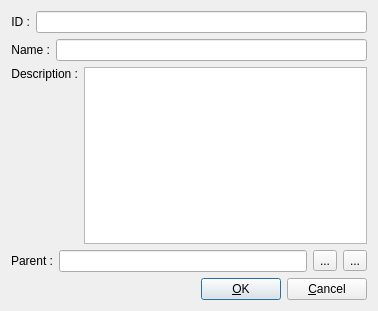
<?xml version="1.0" encoding="UTF-8"?>
<ui version="4.0">
 <class>kks_state_form</class>
 <widget class="QDialog" name="kks_state_form">
  <property name="geometry">
   <rect>
    <x>0</x>
    <y>0</y>
    <width>378</width>
    <height>311</height>
   </rect>
  </property>
  <property name="windowTitle">
   <string>State</string>
  </property>
  <layout class="QGridLayout" name="gridLayout">
   <item row="0" column="0">
    <layout class="QHBoxLayout" name="hIdLay">
     <item>
      <widget class="QLabel" name="lID">
       <property name="text">
        <string>&lt;html&gt;&lt;head/&gt;&lt;body&gt;&lt;p&gt;ID :&lt;/p&gt;&lt;/body&gt;&lt;/html&gt;</string>
       </property>
       <property name="alignment">
        <set>Qt::AlignRight|Qt::AlignTrailing|Qt::AlignVCenter</set>
       </property>
      </widget>
     </item>
     <item>
      <widget class="QLineEdit" name="lEID">
       <property name="readOnly">
        <bool>true</bool>
       </property>
      </widget>
     </item>
    </layout>
   </item>
   <item row="1" column="0">
    <layout class="QHBoxLayout" name="hNameLay">
     <item>
      <widget class="QLabel" name="lName">
       <property name="text">
        <string>&lt;html&gt;&lt;head/&gt;&lt;body&gt;&lt;p&gt;Name :&lt;/p&gt;&lt;/body&gt;&lt;/html&gt;</string>
       </property>
       <property name="alignment">
        <set>Qt::AlignRight|Qt::AlignTrailing|Qt::AlignVCenter</set>
       </property>
      </widget>
     </item>
     <item>
      <widget class="QLineEdit" name="lEName"/>
     </item>
    </layout>
   </item>
   <item row="2" column="0">
    <layout class="QHBoxLayout" name="hDescLay">
     <item>
      <widget class="QLabel" name="lDescription">
       <property name="text">
        <string>&lt;html&gt;&lt;head/&gt;&lt;body&gt;&lt;p&gt;Description :&lt;/p&gt;&lt;/body&gt;&lt;/html&gt;</string>
       </property>
       <property name="alignment">
        <set>Qt::AlignRight|Qt::AlignTop|Qt::AlignTrailing</set>
       </property>
      </widget>
     </item>
     <item>
      <widget class="QTextEdit" name="tEDescription"/>
     </item>
    </layout>
   </item>
   <item row="3" column="0">
    <layout class="QHBoxLayout" name="hParentLay">
     <item>
      <widget class="QLabel" name="lParent">
       <property name="text">
        <string>&lt;html&gt;&lt;head/&gt;&lt;body&gt;&lt;p&gt;Parent :&lt;/p&gt;&lt;/body&gt;&lt;/html&gt;</string>
       </property>
       <property name="alignment">
        <set>Qt::AlignRight|Qt::AlignTrailing|Qt::AlignVCenter</set>
       </property>
      </widget>
     </item>
     <item>
      <widget class="QLineEdit" name="lEParent">
       <property name="readOnly">
        <bool>true</bool>
       </property>
      </widget>
     </item>
     <item>
      <widget class="QToolButton" name="tbSetParent">
       <property name="text">
        <string>...</string>
       </property>
      </widget>
     </item>
     <item>
      <widget class="QToolButton" name="tbClearParent">
       <property name="text">
        <string>...</string>
       </property>
      </widget>
     </item>
    </layout>
   </item>
   <item row="4" column="0">
    <layout class="QHBoxLayout" name="hButtonsLay">
     <item>
      <spacer name="horizontalSpacer">
       <property name="orientation">
        <enum>Qt::Horizontal</enum>
       </property>
       <property name="sizeHint" stdset="0">
        <size>
         <width>40</width>
         <height>20</height>
        </size>
       </property>
      </spacer>
     </item>
     <item>
      <widget class="QPushButton" name="pbOk">
       <property name="text">
        <string>&amp;OK</string>
       </property>
      </widget>
     </item>
     <item>
      <widget class="QPushButton" name="pbCancel">
       <property name="text">
        <string>&amp;Cancel</string>
       </property>
      </widget>
     </item>
    </layout>
   </item>
  </layout>
 </widget>
 <resources/>
 <connections/>
</ui>
